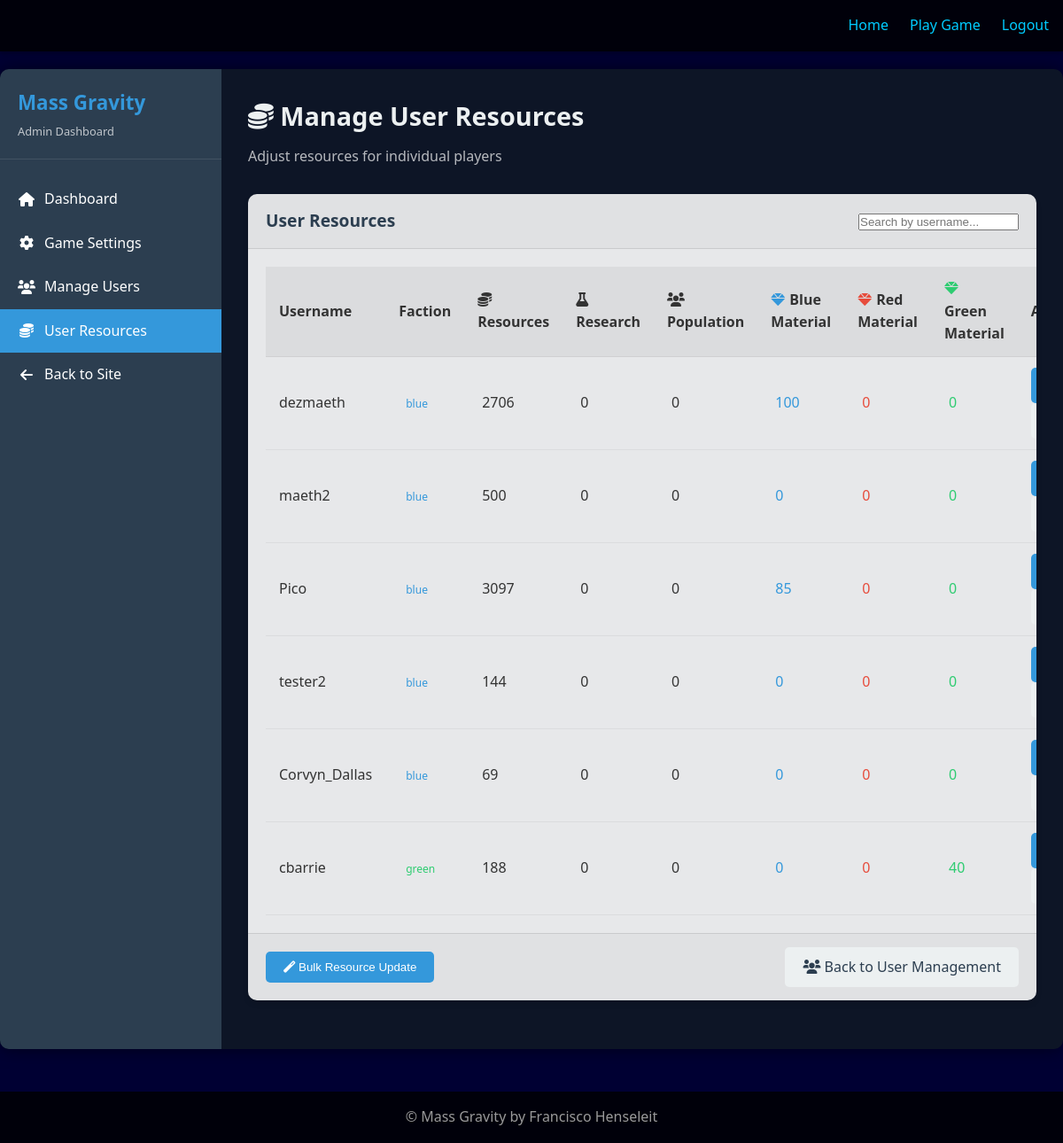
The app's page /admin/user_resources (signed in) with its own data.
### flask_app/models/user.py (models this page shows, shortened)
class User(UserMixin, db.Model):
    id = db.Column(db.Integer, primary_key=True)
    username = db.Column(db.String(64), unique=True, index=True)
    email = db.Column(db.String(120), unique=True, index=True)
    password_hash = db.Column(db.String(128))
    faction = db.Column(db.String(10), nullable=False)
    game_data = db.Column(db.Text, default="{}")

### flask_app/routes/admin.py (the view)
@admin.route('/user_resources', methods=['GET'])
@login_required
@admin_required
def user_resources():
    users = User.query.all()
    user_data = []
    for user in users:
        try:
            game_data = json.loads(user.game_data) if user.game_data else {}
            resources = game_data.get('resources', 0)
            research_points = game_data.get('research_points', 0)
            population = game_data.get('population', 0)
            blue_material = game_data.get('materials', {}).get('blue', 0)
            red_material = game_data.get('materials', {}).get('red', 0)
            green_material = game_data.get('materials', {}).get('green', 0)
            user_entry = {
                'id': user.id,
                'username': user.username,
                'faction': user.faction,
                'resources': resources,
                'research_points': research_points,
                'population': population,
                'blue_material': blue_material,
                'red_material': red_material,
                'green_material': green_material
            }
            user_data.append(user_entry)
        except (json.JSONDecodeError, KeyError):
            user_data.append({
                'id': user.id,
                'username': user.username,
                'faction': user.faction,
                'resources': 0,
                'research_points': 0,
                'population': 0,
                'blue_material': 0,
                'red_material': 0,
                'green_material': 0
            })
    return render_template('admin/user_resources.html', users=user_data)

### flask_app/models/user.py (called while the page is built)
@login_manager.user_loader
def load_user(user_id):
    return User.query.get(int(user_id))

### flask_app/routes/admin.py (called while the page is built)
def admin_required(f):
    @functools.wraps(f)
    def decorated_function(*args, **kwargs):
        if not current_user.is_authenticated or current_user.id != 1:
            flash('Admin access required')
            return redirect(url_for('main.index'))
        return f(*args, **kwargs)
    return decorated_function

### flask_app/templates/admin/user_resources.html (shortened to what this page needs)
{% extends 'base.html' %}
{% block head %}
<link rel="stylesheet" href="{{ url_for('static', filename='css/admin.css') }}">
<link rel="stylesheet" href="https://cdnjs.cloudflare.com/ajax/libs/font-awesome/6.0.0/css/all.min.css">
{% endblock %}
{% block content %}
<div class="admin-container">
    <div class="admin-sidebar">
        <div class="admin-sidebar-header">
            <h3>Mass Gravity</h3>
            <p>Admin Dashboard</p>
        </div>
        <ul class="admin-menu">
            <li><a href="{{ url_for('admin.index') }}"><i class="fas fa-home"></i> Dashboard</a></li>
            <li><a href="{{ url_for('admin.settings') }}"><i class="fas fa-cog"></i> Game Settings</a></li>
            <li><a href="{{ url_for('admin.users') }}"><i class="fas fa-users"></i> Manage Users</a></li>
            <li><a href="{{ url_for('admin.user_resources') }}" class="active"><i class="fas fa-coins"></i> User Resources</a></li>
            <li><a href="{{ url_for('main.index') }}"><i class="fas fa-arrow-left"></i> Back to Site</a></li>
        </ul>
    </div>
    <div class="admin-content">
        <div class="admin-content-header">
            <h2><i class="fas fa-coins"></i> Manage User Resources</h2>
            <p>Adjust resources for individual players</p>
        </div>
        <div class="admin-card">
            <div class="admin-card-header">
                <h3>User Resources</h3>
                <div>
                    <input type="text" id="userSearch" placeholder="Search by username..." class="admin-form-control">
                </div>
            </div>
            <div class="admin-card-body">
                <table class="admin-table" id="resourcesTable">
                    <thead>
                        <tr>
                            <th>Username</th>
                            <th>Faction</th>
                            <th>
                                <i class="fas fa-coins resource-icon"></i>Resources
                            </th>
                            <th>
                                <i class="fas fa-flask resource-icon"></i>Research
                            </th>
                            <th>
                                <i class="fas fa-users resource-icon"></i>Population
                            </th>
                            <th>
                                <i class="fas fa-gem resource-icon faction-blue"></i>Blue Material
                            </th>
                            <th>
                                <i class="fas fa-gem resource-icon faction-red"></i>Red Material
                            </th>
                            <th>
                                <i class="fas fa-gem resource-icon faction-green"></i>Green Material
                            </th>
                            <th>Actions</th>
                        </tr>
                    </thead>
                    <tbody>
                        {% for user in users %}
                        <tr class="user-row" data-user-id="{{ user.id }}">
                            <td>{{ user.username }}</td>
                            <td>
                                <span class="admin-badge faction-{{ user.faction }}">{{ user.faction }}</span>
                            </td>
                            <td class="resource-cell" data-resource="resources">
                                <span class="resource-value">{{ user.resources|int }}</span>
                            </td>
                            <td class="resource-cell" data-resource="research_points">
                                <span class="resource-value">{{ user.research_points|int }}</span>
                            </td>
                            <td class="resource-cell" data-resource="population">
                                <span class="resource-value">{{ user.population|int }}</span>
                            </td>
                            <td class="resource-cell" data-resource="blue_material">
                                <span class="resource-value faction-blue">{{ user.blue_material|int }}</span>
                            </td>
                            <td class="resource-cell" data-resource="red_material">
                                <span class="resource-value faction-red">{{ user.red_material|int }}</span>
                            </td>
                            <td class="resource-cell" data-resource="green_material">
                                <span class="resource-value faction-green">{{ user.green_material|int }}</span>
                            </td>
                            <td>
                                <button class="admin-btn admin-btn-sm admin-btn-primary save-row-btn" disabled>
                                </button>
                                <button class="admin-btn admin-btn-sm admin-btn-secondary reset-row-btn" disabled>
                                </button>
                            </td>
                        </tr>
                        {% endfor %}
                    </tbody>
                </table>
            </div>
            <div class="admin-card-footer">
                <div class="admin-flex-between">
                    <div>
                        <button id="bulkResourceBtn" class="admin-btn admin-btn-primary">
                            <i class="fas fa-magic"></i> Bulk Resource Update
                        </button>
                    </div>
                    <div>
                        <a href="{{ url_for('admin.users') }}" class="admin-btn admin-btn-secondary">
                            <i class="fas fa-users"></i> Back to User Management
                        </a>
                    </div>
                </div>
            </div>
        </div>
    </div>
</div>
{% endblock %}

### flask_app/static/css/main.css (style rules this page uses)
:root { --primary-color: #0066cc; --accent-color: #00ccff; --dark-color: #000033; --light-color: #e6f7ff; --font-main: 'Segoe UI', Tahoma, Geneva, Verdana, sans-serif; }
* { box-sizing: border-box; margin: 0; padding: 0; }
body { font-family: var(--font-main); line-height: 1.6; color: #f0f0f0; background-color: var(--dark-color); background-size: cover; min-height: 100vh; }
a { color: var(--accent-color); text-decoration: none; }

### flask_app/static/css/admin.css (style rules this page uses)
:root { --admin-primary: #2c3e50; --admin-secondary: #34495e; --admin-accent: #3498db; --admin-success: #2ecc71; --admin-warning: #f39c12; --admin-danger: #e74c3c; --admin-light: #ecf0f1; --admin-dark: #2c3e50; --admin-text: #333; --admin-panel-bg: rgba(255, 255, 255, 0.9); --admin-sidebar-width: 250px; }
.admin-container { display: flex; min-height: calc(100vh - 150px); background-color: rgba(0, 10, 20, 0.8); margin: 20px auto; border-radius: 10px; overflow: hidden; box-shadow: 0 0 20px rgba(0, 0, 0, 0.5); max-width: 1400px; }
.admin-sidebar { width: var(--admin-sidebar-width); background-color: var(--admin-dark); color: white; padding: 20px 0; flex-shrink: 0; }
.admin-sidebar-header { padding: 0 20px 20px; border-bottom: 1px solid rgba(255, 255, 255, 0.1); margin-bottom: 20px; }
.admin-sidebar-header h3 { color: var(--admin-accent); margin: 0; font-size: 1.4rem; }
.admin-sidebar-header p { margin: 5px 0 0; font-size: 0.8rem; opacity: 0.7; }
.admin-menu { list-style: none; padding: 0; margin: 0; }
.admin-menu li { padding: 0; }
.admin-menu li a { display: block; padding: 12px 20px; color: white; text-decoration: none; transition: all 0.3s; display: flex; align-items: center; }
.admin-menu li a.active { background-color: var(--admin-accent); color: white; }
.admin-menu li a i { margin-right: 10px; width: 20px; text-align: center; }
.admin-content { flex-grow: 1; padding: 30px; background-color: rgba(240, 245, 255, 0.05); overflow-y: auto; }
.admin-content-header { margin-bottom: 30px; }
.admin-content-header h2 { color: var(--admin-light); margin: 0 0 10px; font-size: 1.8rem; }
.admin-content-header p { color: rgba(255, 255, 255, 0.7); margin: 0; }
.admin-card { background-color: var(--admin-panel-bg); border-radius: 10px; box-shadow: 0 4px 6px rgba(0, 0, 0, 0.1); margin-bottom: 25px; overflow: hidden; color: var(--admin-text); }
.admin-card-header { padding: 15px 20px; background-color: rgba(0, 0, 0, 0.03); border-bottom: 1px solid rgba(0, 0, 0, 0.1); display: flex; justify-content: space-between; align-items: center; }
.admin-card-header h3 { margin: 0; font-size: 1.2rem; color: var(--admin-dark); }
.admin-card-body { padding: 20px; }
.admin-card-footer { padding: 15px 20px; background-color: rgba(0, 0, 0, 0.03); border-top: 1px solid rgba(0, 0, 0, 0.1); }
.admin-table { width: 100%; border-collapse: collapse; }
.admin-table th { text-align: left; padding: 12px 15px; background-color: rgba(0, 0, 0, 0.05); border-bottom: 1px solid rgba(0, 0, 0, 0.1); font-weight: 600; }
.admin-table td { padding: 12px 15px; border-bottom: 1px solid rgba(0, 0, 0, 0.05); }
.admin-btn { display: inline-block; padding: 10px 20px; border-radius: 5px; font-weight: 500; cursor: pointer; transition: all 0.3s; text-decoration: none; border: none; }
.admin-btn-primary { background-color: var(--admin-accent); color: white; }
.admin-btn-secondary { background-color: var(--admin-light); color: var(--admin-dark); }
.admin-btn-sm { padding: 5px 10px; font-size: 0.85rem; }
.admin-flex-between { display: flex; justify-content: space-between; align-items: center; }
.admin-badge { display: inline-block; padding: 3px 8px; border-radius: 15px; font-size: 0.75rem; font-weight: 500; }

### flask_app/templates/admin/user_resources.html (style rules this page uses)
.resource-cell { position: relative; }
.resource-value { cursor: pointer; padding: 5px; border-radius: 4px; transition: background-color 0.2s; }
.faction-blue { color: #3498db; }
.faction-red { color: #e74c3c; }
.faction-green { color: #2ecc71; }
.resource-icon { margin-right: 5px; }

### records on screen
User: username "dezmaeth", faction "blue", resources "2706", research_points "0", population "0", blue_material "100", red_material "0", green_material "0"
User: username "maeth2", faction "blue", resources "500", research_points "0", population "0", blue_material "0", red_material "0", green_material "0"
User: username "Pico", faction "blue", resources "3097", research_points "0", population "0", blue_material "85", red_material "0", green_material "0"
User: username "tester2", faction "blue", resources "144", research_points "0", population "0", blue_material "0", red_material "0", green_material "0"
User: username "Corvyn_Dallas", faction "blue", resources "69", research_points "0", population "0", blue_material "0", red_material "0", green_material "0"
User: username "cbarrie", faction "green", resources "188", research_points "0", population "0", blue_material "0", red_material "0", green_material "40"
